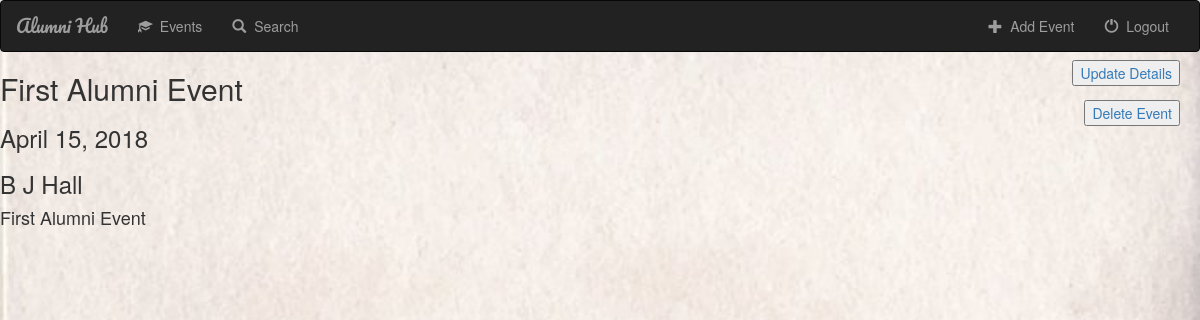
Page /events/1/ (signed in) on the earlier database version.
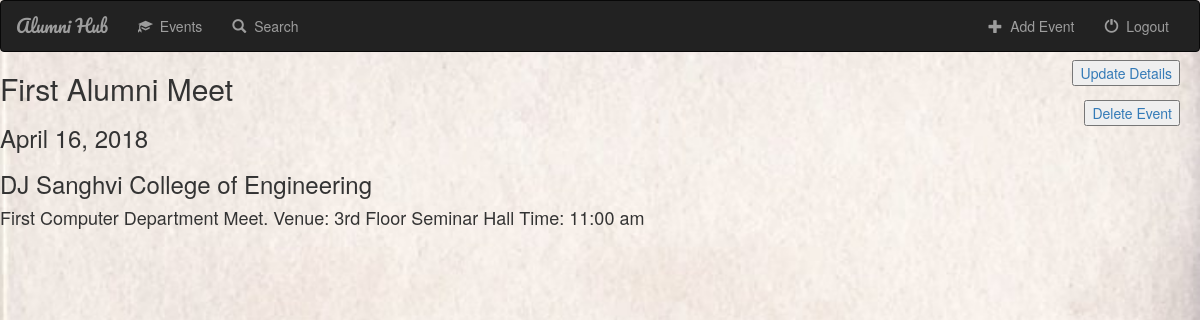
Same page on the later database version.
### events/models.py (models this page shows, shortened)
class Events(models.Model):
    event_name = models.CharField(max_length=50)
    day = models.DateField(null=True)
    location = models.TextField(max_length=100)
    description = models.TextField()

### events/views.py (the view)
# urls.py: url(r'^(?P<pk>[0-9]+)/$', views.eventDetails, name='details'),
def eventDetails(request, pk):
    if request.user.is_authenticated:
        event = Events.objects.get(pk=pk)
        return render(request, 'events/eventDetails.html', {'event': event})
    else:
        return redirect('/login/')

### events/templates/events/eventDetails.html
{% extends 'sign_in/base.html' %}
{% block body %}
<h2>{{ event.event_name }}</h2>
<h3>{{ event.day }}</h3>
<h3>{{ event.location }}</h3>
<h4>{{ event.description }}</h4>
{% if request.user.is_superuser %}
  <div>
    <a href="{% url 'events:update' event.id %}"><button style="position: absolute; right:20px;top:60px">Update Details</button></a>
  </div>
  <div>
    <a href="{% url 'events:delete' event.id %}"><button style="position: absolute; right:20px;top:100px">Delete Event</button></a>
  </div>
{% endif %}
{% endblock %}

### sign_in/templates/sign_in/base.html (shortened to what this page needs)
<!DOCTYPE html>
<html lang="en">
<head>
	{% load staticfiles %}
	<link rel="stylesheet" type="text/css" href="https://maxcdn.bootstrapcdn.com/bootstrap/3.3.7/css/bootstrap.min.css" />
	<link rel="stylesheet" type="text/css" href="{% static 'music/style.css' %}" />
	<link rel="stylesheet" href="https://maxcdn.bootstrapcdn.com/bootstrap/3.3.7/css/bootstrap.min.css">
</head>
<body>
	<nav class="navbar navbar-inverse">
		<div class="container-fluid">
		<div class="navbar-header">
			<a class="navbar-brand" href="{% url 'home' %}">Alumni Hub</a>
		</div>
		<div class="collapse navbar-collapse" id="topNavBar">
			<ul class="nav navbar-nav">
				<li class="">
					<a href="{% url 'events:list' %}">
						<span class="glyphicon glyphicon-education" aria-hidden="true"></span>&nbsp; Events
					</a>
				</li>
				<li class="">
					<a href="{% url 'sign_in:search' %}">
						<span class="glyphicon glyphicon-search" aria-hidden="true"></span>&nbsp; Search
					</a>
				</li>
			</ul>
			<ul class="nav navbar-nav navbar-right">
				{% if request.user.is_authenticated %}
				{% if request.user.is_superuser %}
				<li class="">
					<a href="{% url 'events:addEvent' %}">
						<span class="glyphicon glyphicon-plus" aria-hidden="true"></span>&nbsp; Add Event
					</a>
				</li>
				{% endif %}
				<li class="">
					<a href="/logout/">
						<span class="glyphicon glyphicon-off" aria-hidden="true"></span>&nbsp; Logout
					</a>
				</li>
				{% endif %}
			</ul>
		</div>
		</div>
	</nav>
	{% block body %}
	{% endblock %}
</body>
</html>

### static/music/style.css (style rules this page uses)
body { background: white url("images/background.png"); background-size: cover; }
.navbar { border-radius:0; }
.navbar-brand { font-family: 'Pacifico', cursive; }

Differences in the rows shown:
changed Events: event_name "First Alumni Event" → "First Alumni Meet"; day "April 15, 2018" → "April 16, 2018"; location "B J Hall" → "DJ Sanghvi College of Engineering"; description "First Alumni Event" → "First Computer Department Meet. Venue: 3rd Floor Seminar Hall Time: 11:00 am"
